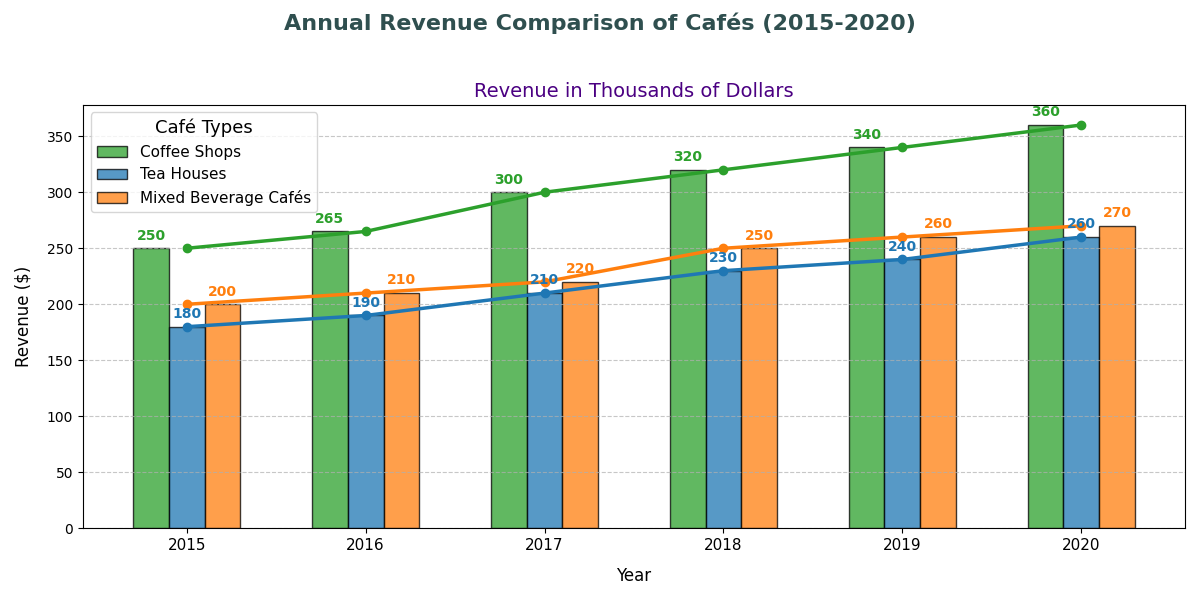

Reproduce this figure in Python.
import matplotlib.pyplot as plt
import numpy as np

cafes = ['Coffee Shops', 'Tea Houses', 'Mixed Beverage Cafés']

revenue_2015 = [250, 180, 200]
revenue_2016 = [265, 190, 210]
revenue_2017 = [300, 210, 220]
revenue_2018 = [320, 230, 250]
revenue_2019 = [340, 240, 260]
revenue_2020 = [360, 260, 270]

years = [2015, 2016, 2017, 2018, 2019, 2020]
revenue = np.array([revenue_2015, revenue_2016, revenue_2017, revenue_2018, revenue_2019, revenue_2020])

# Original colors: ['#1f77b4', '#ff7f0e', '#2ca02c']
# Shuffled colors
colors = ['#2ca02c', '#1f77b4', '#ff7f0e']

fig, ax1 = plt.subplots(figsize=(12, 6))

fig.suptitle('Annual Revenue Comparison of Cafés (2015-2020)', fontsize=16, fontweight='bold', color='darkslategray')
ax1.set_title('Revenue in Thousands of Dollars', fontsize=14, color='indigo')
ax1.set_xlabel('Year', fontsize=12, labelpad=10)
ax1.set_ylabel('Revenue ($)', fontsize=12, labelpad=10)

width = 0.2
x = np.arange(len(years))

for i, cafe in enumerate(cafes):
    ax1.bar(x - width + i*width, revenue[:, i], width, label=cafe, color=colors[i], alpha=0.75, edgecolor='black')

for i, cafe in enumerate(cafes):
    ax1.plot(x, revenue[:, i], marker='o', linestyle='-', color=colors[i], linewidth=2.5)
    for j in range(len(years)):
        ax1.text(x[j] + (i-1)*width, revenue[j, i] + 5, str(revenue[j, i]), ha='center', va='bottom', fontsize=10, fontweight='bold', color=colors[i])

ax1.set_xticks(x)
ax1.set_xticklabels(years, fontsize=11)
ax1.legend(loc='upper left', fontsize=11, title='Café Types', title_fontsize='13')

ax1.grid(axis='y', linestyle='--', alpha=0.7)

plt.tight_layout(rect=[0, 0, 1, 0.95])

plt.show()
